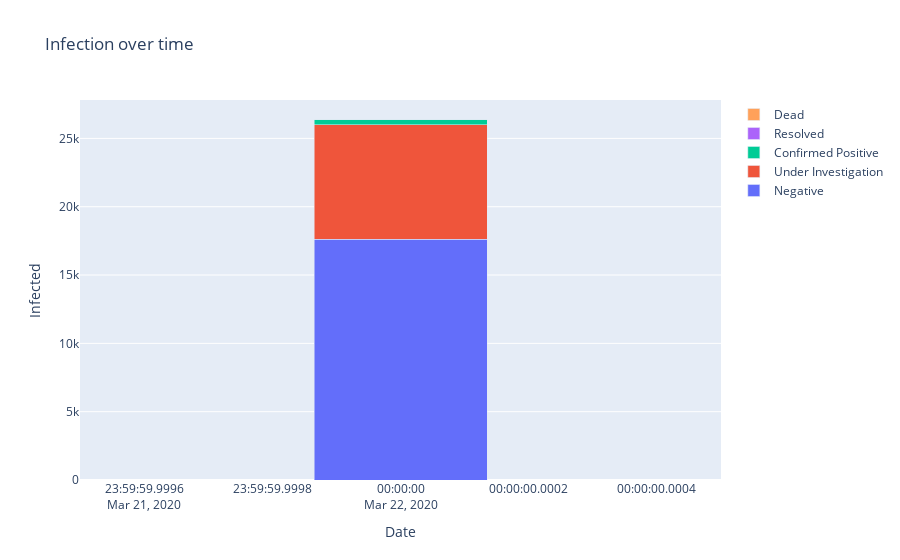

This figure's notebook cell:
### Code cell
fig = go.Figure(data=[
    go.Bar(name='Negative', x=dates, y=negative),
    go.Bar(name='Under Investigation', x=dates, y=under),
    go.Bar(name='Confirmed Positive', x=dates, y=positive),
    go.Bar(name='Resolved', x=dates, y=resolved),
    go.Bar(name='Dead', x=dates, y=dead),
])
fig.update_layout(
    title_text='Infection over time', # title of plot
    xaxis_title_text='Date', # xaxis label
    yaxis_title_text='Infected', # yaxis label
    bargap=0.7, # gap between bars of adjacent location coordinates
    bargroupgap=0.1 # gap between bars of the same location coordinates
)
# Change the bar mode
fig.update_layout(barmode='stack')
fig.show()

### Figure 1 — Plotly figure (JSON) as saved in the notebook; plotly's stock layout.template omitted (floating-point values rounded to 4 significant figures)
{"data": [{"name": "Negative", "type": "bar", "x": ["2020-03-22"], "y": ["17634"]}, {"name": "Under Investigation", "type": "bar", "x": ["2020-03-22"], "y": ["8361"]}, {"name": "Confirmed Positive", "type": "bar", "x": ["2020-03-22"], "y": ["412"]}, {"name": "Resolved", "type": "bar", "x": ["2020-03-22"], "y": ["8"]}, {"name": "Dead", "type": "bar", "x": ["2020-03-22"], "y": ["5"]}], "layout": {"bargap": 0.7, "bargroupgap": 0.1, "barmode": "stack", "title": {"text": "Infection over time"}, "xaxis": {"title": {"text": "Date"}}, "yaxis": {"title": {"text": "Infected"}}}}
